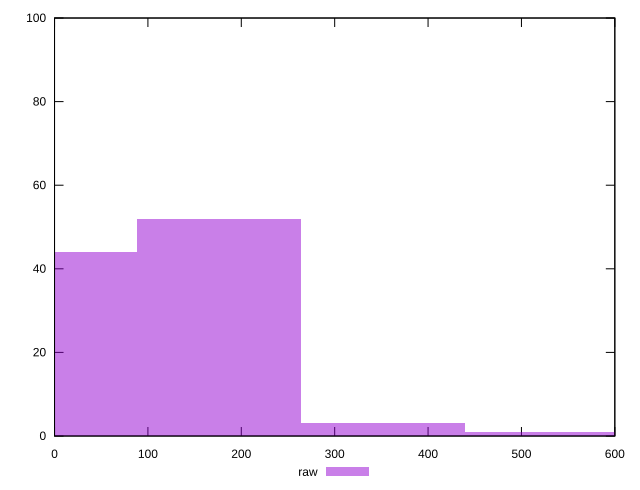

Source code (gnuplot):
reset

$raw <<EOF
527.2496515316722 1
351.49976768778146 3
0 44
175.74988384389073 52
EOF

set key outside below
set boxwidth 175.74988384389073
set xrange [0:600]
set yrange [0:100]
set trange [0:100]
set style fill transparent solid 0.5 noborder
set terminal svg size 640, 490 enhanced background rgb 'white'
set output "report_00017_2021-02-10T15-08-03.406Z/unused-css-rules/samples/pages/raw/histogram.svg"

plot $raw title "raw" with boxes

reset
